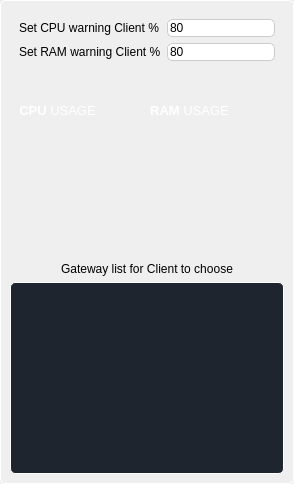
                  <widget class="QFrame" name="frame_11">
                   <property name="minimumSize">
                    <size>
                     <width>260</width>
                     <height>0</height>
                    </size>
                   </property>
                   <property name="maximumSize">
                    <size>
                     <width>16777215</width>
                     <height>16777215</height>
                    </size>
                   </property>
                   <property name="styleSheet">
                    <string notr="true">QFrame {                           border: 1px solid #ccc;
                               border-radius: 5px;
                                border-style: solid;
                                border-color: #ffffff;}</string>
                   </property>
                   <property name="frameShape">
                    <enum>QFrame::StyledPanel</enum>
                   </property>
                   <property name="frameShadow">
                    <enum>QFrame::Raised</enum>
                   </property>
                   <layout class="QGridLayout" name="gridLayout_5">
                    <property name="leftMargin">
                     <number>0</number>
                    </property>
                    <property name="topMargin">
                     <number>0</number>
                    </property>
                    <property name="rightMargin">
                     <number>0</number>
                    </property>
                    <property name="bottomMargin">
                     <number>0</number>
                    </property>
                    <property name="spacing">
                     <number>0</number>
                    </property>
                    <item row="1" column="0">
                     <widget class="QFrame" name="circularProgressBar_Main_3">
                      <property name="minimumSize">
                       <size>
                        <width>0</width>
                        <height>0</height>
                       </size>
                      </property>
                      <property name="maximumSize">
                       <size>
                        <width>16777215</width>
                        <height>16777215</height>
                       </size>
                      </property>
                      <property name="styleSheet">
                       <string notr="true">border: 0;</string>
                      </property>
                      <property name="frameShape">
                       <enum>QFrame::NoFrame</enum>
                      </property>
                      <property name="frameShadow">
                       <enum>QFrame::Raised</enum>
                      </property>
                      <layout class="QVBoxLayout" name="verticalLayout_14">
                       <item>
                        <widget class="QFrame" name="circularProgressBar_Main">
                         <property name="minimumSize">
                          <size>
                           <width>0</width>
                           <height>0</height>
                          </size>
                         </property>
                         <property name="styleSheet">
                          <string notr="true">border: 0;</string>
                         </property>
                         <property name="frameShape">
                          <enum>QFrame::NoFrame</enum>
                         </property>
                         <property name="frameShadow">
                          <enum>QFrame::Raised</enum>
                         </property>
                         <layout class="QGridLayout" name="gridLayout_3">
                          <item row="0" column="1">
                           <widget class="QLineEdit" name="txtCpu">
                            <property name="styleSheet">
                             <string notr="true">border-radius: 5px;
border: 1px solid #ccc;
qproperty-alignment: AlignCenter;
QLineEdit::setValidator( new QIntValidator(0, 100, this) );</string>
                            </property>
                            <property name="text">
                             <string>80</string>
                            </property>
                           </widget>
                          </item>
                          <item row="1" column="0">
                           <widget class="QLabel" name="label_18">
                            <property name="text">
                             <string>Set RAM warning Client %</string>
                            </property>
                           </widget>
                          </item>
                          <item row="0" column="0">
                           <widget class="QLabel" name="label_17">
                            <property name="text">
                             <string>Set CPU warning Client %</string>
                            </property>
                           </widget>
                          </item>
                          <item row="1" column="1">
                           <widget class="QLineEdit" name="txtRam">
                            <property name="styleSheet">
                             <string notr="true">border-radius: 5px;
border: 1px solid #ccc;
qproperty-alignment: AlignCenter;</string>
                            </property>
                            <property name="text">
                             <string>80</string>
                            </property>
                           </widget>
                          </item>
                         </layout>
                        </widget>
                       </item>
                       <item>
                        <widget class="QFrame" name="frame_13">
                         <property name="minimumSize">
                          <size>
                           <width>0</width>
                           <height>80</height>
                          </size>
                         </property>
                         <property name="frameShape">
                          <enum>QFrame::StyledPanel</enum>
                         </property>
                         <property name="frameShadow">
                          <enum>QFrame::Raised</enum>
                         </property>
                         <layout class="QGridLayout" name="gridLayout_6">
                          <item row="1" column="1">
                           <layout class="QVBoxLayout" name="verticalLayout_10">
                            <property name="bottomMargin">
                             <number>10</number>
                            </property>
                            <item alignment="Qt::AlignLeft">
                             <widget class="QLabel" name="labelAplicationName">
                              <property name="font">
                               <font>
                                <family>Helvetica Neue</family>
                                <pointsize>10</pointsize>
                               </font>
                              </property>
                              <property name="styleSheet">
                               <string notr="true">color: #FFFFFF; background-color: none;border: 0;</string>
                              </property>
                              <property name="text">
                               <string>&lt;strong&gt;CPU&lt;/strong&gt; USAGE</string>
                              </property>
                              <property name="alignment">
                               <set>Qt::AlignCenter</set>
                              </property>
                             </widget>
                            </item>
                           </layout>
                          </item>
                          <item row="1" column="2">
                           <layout class="QVBoxLayout" name="verticalLayout_9">
                            <property name="bottomMargin">
                             <number>10</number>
                            </property>
                            <item alignment="Qt::AlignLeft">
                             <widget class="QLabel" name="labelAplicationName_4">
                              <property name="minimumSize">
                               <size>
                                <width>0</width>
                                <height>0</height>
                               </size>
                              </property>
                              <property name="font">
                               <font>
                                <family>Helvetica Neue</family>
                                <pointsize>10</pointsize>
                               </font>
                              </property>
                              <property name="styleSheet">
                               <string notr="true">color: #FFFFFF; background-color: none;border: 0;
</string>
                              </property>
                              <property name="text">
                               <string>&lt;strong&gt;RAM&lt;/strong&gt; USAGE</string>
                              </property>
                              <property name="alignment">
                               <set>Qt::AlignCenter</set>
                              </property>
                             </widget>
                            </item>
                           </layout>
                          </item>
                         </layout>
                        </widget>
                       </item>
                       <item>
                        <spacer name="verticalSpacer">
                         <property name="orientation">
                          <enum>Qt::Vertical</enum>
                         </property>
                         <property name="sizeHint" stdset="0">
                          <size>
                           <width>20</width>
                           <height>40</height>
                          </size>
                         </property>
                        </spacer>
                       </item>
                       <item>
                        <spacer name="horizontalSpacer_7">
                         <property name="orientation">
                          <enum>Qt::Horizontal</enum>
                         </property>
                         <property name="sizeHint" stdset="0">
                          <size>
                           <width>40</width>
                           <height>20</height>
                          </size>
                         </property>
                        </spacer>
                       </item>
                       <item>
                        <spacer name="verticalSpacer_9">
                         <property name="orientation">
                          <enum>Qt::Vertical</enum>
                         </property>
                         <property name="sizeHint" stdset="0">
                          <size>
                           <width>20</width>
                           <height>40</height>
                          </size>
                         </property>
                        </spacer>
                       </item>
                       <item alignment="Qt::AlignHCenter">
                        <widget class="QLabel" name="label_22">
                         <property name="maximumSize">
                          <size>
                           <width>200</width>
                           <height>16777215</height>
                          </size>
                         </property>
                         <property name="styleSheet">
                          <string notr="true">border: 0;
qproperty-alignment: AlignCenter;</string>
                         </property>
                         <property name="text">
                          <string>Gateway list for Client to choose</string>
                         </property>
                        </widget>
                       </item>
                       <item>
                        <widget class="QTableView" name="tableView_gateway">
                         <property name="minimumSize">
                          <size>
                           <width>0</width>
                           <height>180</height>
                          </size>
                         </property>
                         <property name="styleSheet">
                          <string notr="true">QHeaderView::section {
	background-color: rgb(0, 0, 0);
    border: none;
    height: 32px;
}
QTableView{
background-color: rgb(31, 37, 47);
color: rgb(255, 255, 255);
            border: 1px solid white;
        }
      </string>
                         </property>
                        </widget>
                       </item>
                      </layout>
                     </widget>
                    </item>
                   </layout>
                  </widget>
